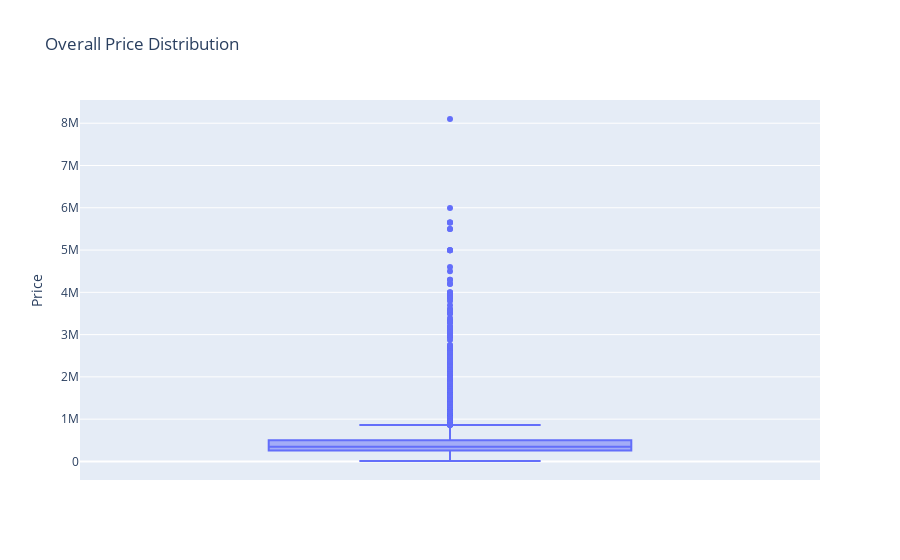
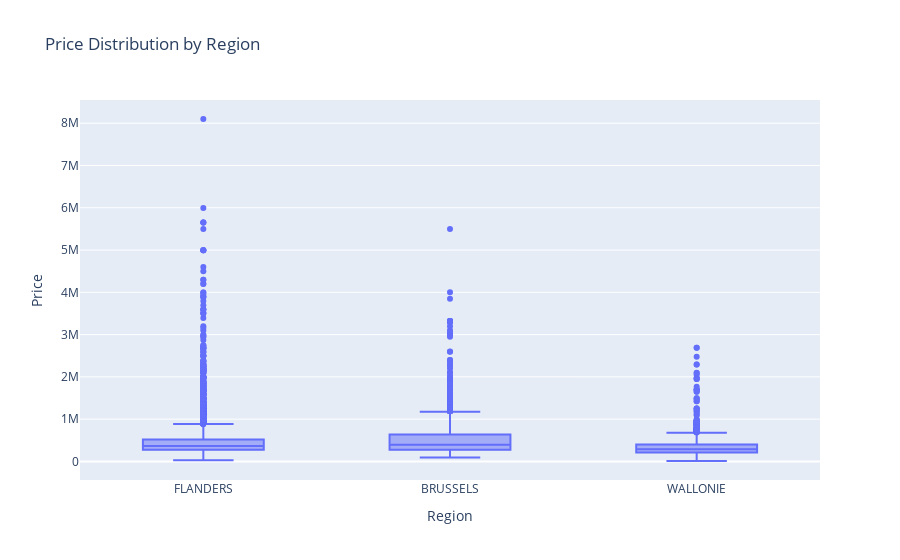

The notebook cell these images were saved under, in order:
### Code cell
# Overall price distribution
fig1 = px.box(df, y='Price', title='Overall Price Distribution')

# Price distribution for each region
fig2 = px.box(df, x='Region', y='Price', title='Price Distribution by Region')

# Display the plots
fig1.show()
fig2.show()

### Figure 1 — Plotly figure (JSON) as saved in the notebook; plotly's stock layout.template omitted (floating-point values rounded to 4 significant figures; data arrays with more than 128 entries replaced by an {"elided": "..."} marker saying what was removed)
{"data": [{"alignmentgroup": "True", "hovertemplate": "Price=%{y}<extra></extra>", "legendgroup": "", "marker": {"color": "#636efa"}, "name": "", "notched": false, "offsetgroup": "", "orientation": "v", "showlegend": false, "type": "box", "x0": " ", "xaxis": "x", "y": {"elided": "9456 int values"}, "y0": " ", "yaxis": "y"}], "layout": {"boxmode": "group", "legend": {"tracegroupgap": 0}, "title": {"text": "Overall Price Distribution"}, "xaxis": {"anchor": "y", "domain": [0, 1]}, "yaxis": {"anchor": "x", "domain": [0, 1], "title": {"text": "Price"}}}}

### Figure 2 — Plotly figure (JSON) as saved in the notebook; plotly's stock layout.template omitted (floating-point values rounded to 4 significant figures; data arrays with more than 128 entries replaced by an {"elided": "..."} marker saying what was removed)
{"data": [{"alignmentgroup": "True", "hovertemplate": "Region=%{x}<br>Price=%{y}<extra></extra>", "legendgroup": "", "marker": {"color": "#636efa"}, "name": "", "notched": false, "offsetgroup": "", "orientation": "v", "showlegend": false, "type": "box", "x": {"elided": "9456 str values"}, "x0": " ", "xaxis": "x", "y": {"elided": "9456 int values"}, "y0": " ", "yaxis": "y"}], "layout": {"boxmode": "group", "legend": {"tracegroupgap": 0}, "title": {"text": "Price Distribution by Region"}, "xaxis": {"anchor": "y", "domain": [0, 1], "title": {"text": "Region"}}, "yaxis": {"anchor": "x", "domain": [0, 1], "title": {"text": "Price"}}}}
